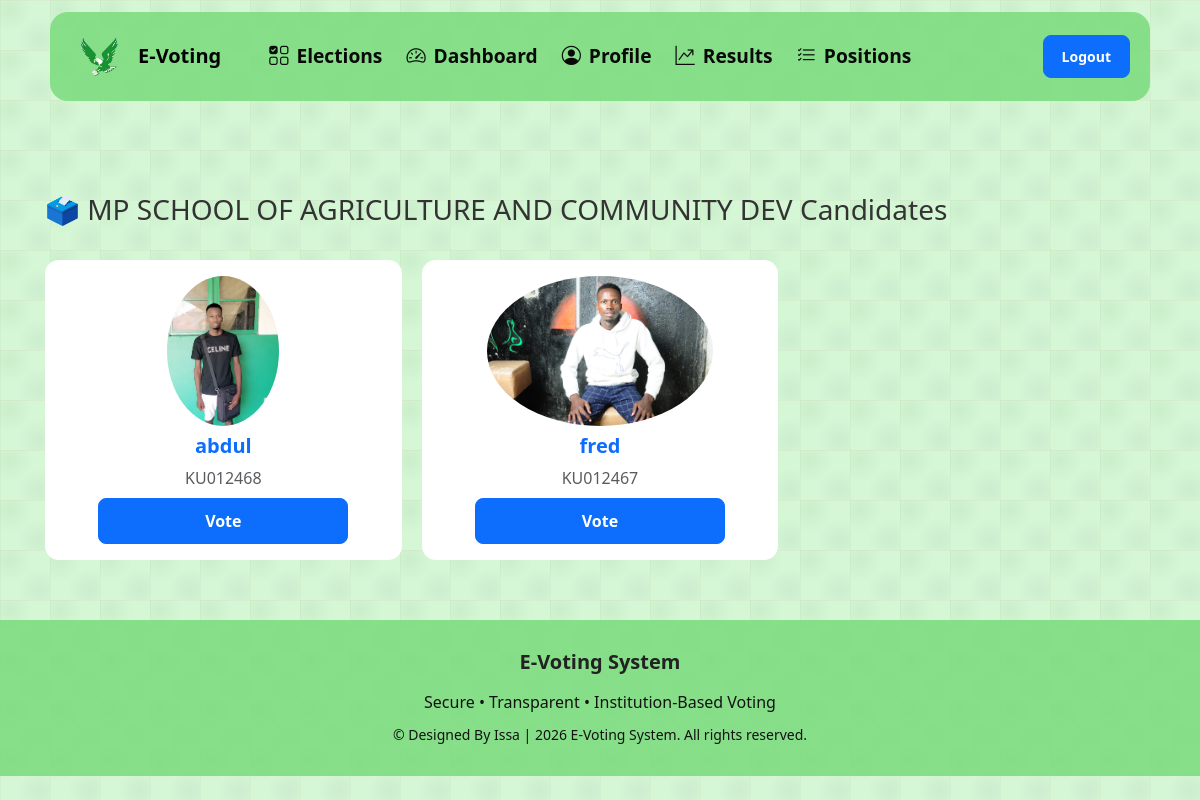
Screenshot of /elections/positions/5/ (signed in) with the database file from the repository.
### elections/models.py (models this page shows, shortened)
class Position(InstitutionScopedModel):
    election = models.ForeignKey(Election, on_delete=models.CASCADE)
    name = models.CharField(max_length=255)
    is_central = models.BooleanField(default=False)
    class Meta:
     unique_together = ('election', 'name')

class Candidate(InstitutionScopedModel):
    user = models.ForeignKey(User, on_delete=models.CASCADE)
    position = models.ForeignKey(Position, on_delete=models.CASCADE)
    branch = models.ForeignKey(Branch, null=True, blank=True, on_delete=models.CASCADE)
    image = models.ImageField(upload_to="candidate_images/", null=True, blank=True)

### accounts/models.py (models this page shows, shortened)
class User(AbstractUser):
    ROLE_CHOICES = (
        ("super_admin", "Super Admin"),
        ("institution_admin", "Institution Admin"),
        ("branch_admin", "Branch Admin"),
        ("student", "Student"),
    )
    role = models.CharField(max_length=30, choices=ROLE_CHOICES)
    student_number = models.CharField(
        max_length=50,
        unique=True,
        null=True,
        blank=True
    )
    phone_number = models.CharField(
        max_length=20,
        unique=True,
        null=True,
        blank=True
    )
    current_session_key = models.CharField(max_length=40, null=True, blank=True)
    institution = models.ForeignKey(
        Institution, null=True, blank=True, on_delete=models.SET_NULL
    )
    branch = models.ForeignKey(
        Branch, null=True, blank=True, on_delete=models.SET_NULL
    )

### elections/views.py (the view)
# urls.py: path("positions/<int:position_id>/", position_candidates, name="position_candidates")
def position_candidates(request, position_id):
    user = request.user
    position = get_object_or_404(
        Position,
        id=position_id,
        institution=user.institution
    )
    election = position.election
    now = timezone.now()
    if now < election.start_time:
        return render(request, "elections/not_started.html", {
            "election": election
        })
    if now > election.end_time:
        return render(request, "elections/ended.html", {
            "election": election
        })
    candidates = Candidate.objects.filter(
        position=position,
        institution=user.institution
    )
    if not position.is_central:
        candidates = candidates.filter(branch=user.branch)
    has_voted = Vote.objects.filter(
        voter=user,
        position=position
    ).exists()
    user_vote = Vote.objects.filter(
        voter=user,
        position=position
    ).select_related("candidate").first()
    return render(request, "elections/candidates.html", {
        "position": position,
        "candidates": candidates,
        "has_voted": has_voted,
        "user_vote": user_vote
    })

### templates/elections/candidates.html (shortened to what this page needs)
{% extends "base.html" %}
{% block content %}
<h3 class="mb-4">🗳️ {{ position.name }} Candidates</h3>
{% now "Y-m-d H:i:s" as now %}
{% if now < position.election.start_time %}
    <div class="alert alert-info">
        ⏳ Election starts in
        <strong>{{ position.election.start_time|timeuntil }}</strong>
    </div>
{% elif now > position.election.end_time %}
    <div class="alert alert-secondary">
        ❌ This election has ended
    </div>
{% else %}
<div class="row g-4">
    {% for c in candidates %}
    <div class="col-md-4">
        <div class="card p-3 candidate-card text-center">
            {% if c.image %}
                <img src="{{ c.image.url }}"
                       class="rounded-circle mx-auto mb-2"
                     style="max-width:400px; max-height:150px; object-fit: contain;">
            {% else %}
                <div class="rounded-circle mx-auto mb-2 d-flex align-items-center justify-content-center"
                     style="width:90px;height:90px;background:#e9ecef;font-weight:bold;">
                    {{ c.user.first_name|first|upper }}
                </div>
            {% endif %}
            <h5>{{ c.user.username }}</h5>
            <p class="text-muted">{{ c.user.student_number }}</p>
            <form method="POST" action="{% url 'voting:cast_vote' c.id %}">
                {% if user_vote and user_vote.candidate.id == c.id %}
                    <button class="btn btn-success w-100 mt-2" disabled>
                        ✔ Your Choice
                    </button>
                {% elif has_voted %}
                    <button class="btn btn-secondary w-100 mt-2" disabled>
                        Already Voted
                    </button>
                {% else %}
                    <button type="submit" class="btn btn-primary w-100 mt-2">
                        Vote
                    </button>
                {% endif %}
            </form>
        </div>
    </div>
    {% empty %}
        <div class="col-12">
            <div class="alert alert-warning">
                No candidates available for this position.
            </div>
        </div>
    {% endfor %}
</div>
{% endif %}
{% endblock %}

### static/css/dashboard.css (style rules this page uses)
* { box-sizing: border-box; }
body { background: #f5f7fb; font-family: "Segoe UI", Arial, sans-serif; color: #333; margin: 0; padding: 0; }
h4, h5 { font-weight: 600; }
.text-center img, .text-center .rounded-circle { transition: 0.3s ease; max-width: 100%; }
.text-center h5 { font-weight: 700; color: #222; }
.card { border: none; border-radius: 14px; background: #ffffff; transition: all 0.25s ease; width: 100%; }
.card h5 { color: #0d6efd; margin-bottom: 8px; }
.card p { margin-bottom: 0; color: #555; }
.btn-primary { border-radius: 8px; padding: 10px 18px; font-weight: 600; width: 100%; max-width: 250px; }
.row { display: flex; flex-wrap: wrap; margin-left: -10px; margin-right: -10px; }
.col-md-4, .col-md-8, .col-md-6 { padding: 10px; }

### static/css/base.css (style rules this page uses)
body { background-color: #d5f7d5; background-image: radial-gradient(circle at 20% 20%, rgba(10, 67, 4, 0.05), transparent 40%), radial-gradient(circle at 80% 80%, rgba(18, 3, 50, 0.04), transparent 40%), linear-gradient(rgba(223, 45, 17, 0.04) 1px, transparent 1px), linear-gradient(90deg, rgba(119, 92, 8, 0.04) 1px, transparent 1px); background-size: 50px 50px; }

### rows the page displays
Position: name "MP SCHOOL OF AGRICULTURE AND COMMUNITY DEV"
Candidate: image (picture), user.username "abdul", user.student_number "KU012468"
Candidate: image (picture), user.username "fred", user.student_number "KU012467"
